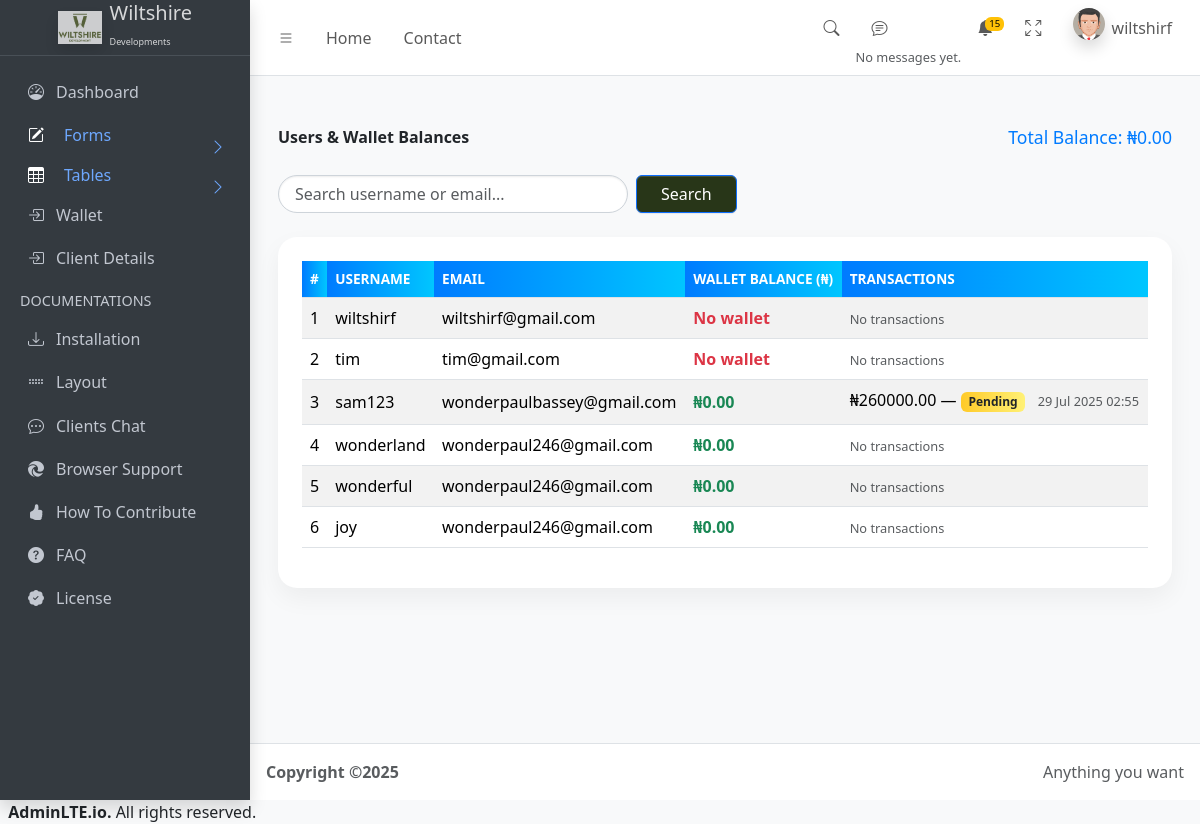
The page /Dashboard/wallet_history/ (signed in) on the database its author committed.
### myapp/models.py (models this page shows, shortened)
class Wallet(models.Model):
    user = models.OneToOneField(User, on_delete=models.CASCADE)
    balance = models.DecimalField(max_digits=12, decimal_places=2, default=0.00)
    updated_at = models.DateTimeField(auto_now=True)

class WalletTransaction(models.Model):
    user = models.ForeignKey(User, on_delete=models.CASCADE)
    amount = models.DecimalField(max_digits=10, decimal_places=2)
    reference = models.CharField(max_length=100, unique=True)
    verified = models.BooleanField(default=False)
    created_at = models.DateTimeField(auto_now_add=True)

### myapp/views.py (the view)
# urls.py: path('Dashboard/wallet_history/', views.wallet_history, name='wallet_history'),
@login_required
@user_passes_test(is_admin)
def wallet_history(request):
    user = request.user
    is_client_user = is_client(user)
    is_admin_user = is_admin(user)
    query = request.GET.get('q')
    users = User.objects.select_related('wallet').prefetch_related('wallettransaction_set')
    if query:
        users = users.filter(
            Q(username__icontains=query) | Q(email__icontains=query)
        )
    total_balance = Wallet.objects.aggregate(total=Sum('balance'))['total'] or 0
    context = {
        'users': users,
        'total_balance': total_balance,
        'is_admin':is_admin_user,
        'is_client':is_client_user
    }
    return render(request, 'Dashboard/wallet_history.html', context)

### myapp/context_processors.py (called while the page is built)
def user_info(request):
    if request.user.is_authenticated:
        return {
            'user_username': request.user.username,
        }
    return {}

### myapp/utils.py (called while the page is built)
def is_admin(user):
    return user.groups.filter(name='admin').exists()

def is_client(user):
    return user.groups.filter(name='client').exists()

### myapp/views.py (called while the page is built)
def is_admin(user):
    return user.is_staff or user.is_superuser

### myapp/templates/Dashboard/wallet_history.html (shortened to what this page needs)
{% load static %}
{% include 'Dashboard/header.html' %}
<main class="app-main py-5 px-3">
  <div class="container">
    <div class="d-flex justify-content-between align-items-center mb-4 flex-wrap">
      <h3 class="fw-bold mb-3 mb-md-0"> Users & Wallet Balances</h3>
      <div class="total-balance">Total Balance: ₦{{ total_balance|floatformat:2 }}</div>
    </div>
    <form method="get" class="mb-4 d-flex gap-2 flex-wrap">
      <input type="text" name="q" value="{{ request.GET.q }}" class="form-control search-input" placeholder="Search username or email...">
      <button type="submit" class="btn btn-primary px-4">Search</button>
    </form>
    <div class="wallet-card p-4">
      <div class="table-responsive">
        <table class="table wallet-table table-striped table-hover align-middle">
          <thead>
            <tr>
              <th>#</th>
              <th>Username</th>
              <th>Email</th>
              <th>Wallet Balance (₦)</th>
              <th>Transactions</th>
            </tr>
          </thead>
          <tbody>
            {% for user in users %}
              <tr>
                <td>{{ forloop.counter }}</td>
                <td>{{ user.username }}</td>
                <td>{{ user.email }}</td>
                <td>
                  {% if user.wallet %}
                    <span class="fw-semibold text-success">₦{{ user.wallet.balance|floatformat:2 }}</span>
                  {% else %}
                    <span class="text-danger fw-semibold">No wallet</span>
                  {% endif %}
                </td>
                <td>
                  {% if user.wallettransaction_set.all %}
                    <ul class="list-unstyled mb-0">
                      {% for tx in user.wallettransaction_set.all %}
                        <li class="mb-1">
                          ₦{{ tx.amount|floatformat:2 }} —
                          {% if tx.verified %}
                            <span class="badge badge-success">Verified</span>
                          {% else %}
                            <span class="badge badge-warning">Pending</span>
                          {% endif %}
                          <small class="text-muted ms-2">{{ tx.created_at|date:"d M Y H:i" }}</small>
                        </li>
                      {% endfor %}
                    </ul>
                  {% else %}
                    <span class="text-muted">No transactions</span>
                  {% endif %}
                </td>
              </tr>
            {% empty %}
              <tr>
                <td colspan="5" class="text-center text-muted">No users found.</td>
              </tr>
            {% endfor %}
          </tbody>
        </table>
      </div>
    </div>
  </div>
</main>
{% include 'Dashboard/footer.html' %}

### myapp/templates/Dashboard/header.html (shortened to what this page needs)
{% load static %}
{% load django_browser_reload %}
<!doctype html>
<html lang="en">
  <head>
    <link rel="stylesheet" href="https://cdnjs.cloudflare.com/ajax/libs/font-awesome/6.5.0/css/all.min.css" />
    <link
      rel="stylesheet"
      href="https://cdn.jsdelivr.net/npm/@fontsource/source-sans-3@5.0.12/index.css"
    />
    <script src="https://cdn.tailwindcss.com"></script>
    <link
      rel="stylesheet"
      href="https://cdn.jsdelivr.net/npm/overlayscrollbars@2.10.1/styles/overlayscrollbars.min.css"
    />
    <link
      rel="stylesheet"
      href="https://cdn.jsdelivr.net/npm/bootstrap-icons@1.11.3/font/bootstrap-icons.min.css"
    />
    <link rel="stylesheet" href="{% static 'dist/css/adminlte.css' %}" />
    <link
      rel="stylesheet"
      href="https://cdn.jsdelivr.net/npm/apexcharts@3.37.1/dist/apexcharts.css"
    />
    <link
      rel="stylesheet"
      href="https://cdn.jsdelivr.net/npm/jsvectormap@1.5.3/dist/css/jsvectormap.min.css"
    />
  </head>
  <body class="layout-fixed sidebar-expand-lg bg-body-tertiary">
    <div class="app-wrapper">
      <nav class="app-header navbar navbar-expand bg-body">
        <div class="container-fluid">
          <ul class="navbar-nav">
            <li class="nav-item">
              <a class="nav-link" data-lte-toggle="sidebar" href="#" role="button">
                <i class="bi bi-list"></i>
              </a>
            </li>
            <li class="nav-item d-none d-md-block"><a href="{%url 'myHome' %}" class="nav-link">Home</a></li>
            <li class="nav-item d-none d-md-block"><a href="#" class="nav-link">Contact</a></li>
          </ul>
          <ul class="navbar-nav ms-auto">
            <li class="nav-item">
              <a class="nav-link" data-widget="navbar-search" href="#" role="button">
                <i class="bi bi-search"></i>
              </a>
            </li>
            <li class="nav-item dropdown">
              <a class="nav-link" data-bs-toggle="dropdown" href="#">
                <i class="bi bi-chat-text"></i>
              </a>
              {% if allMessage %}
              <div class="dropdown-menu dropdown-menu-lg dropdown-menu-end">
                {% for messages in allMessage %}
                <a href="#" class="dropdown-item">
                  <div class="d-flex">
                    <div class="flex-shrink-0">
                      <img
                        src="{% static 'dist/assets/img/profile.png' %}"
                        alt="User Avatar"
                        class="img-size-50 rounded-circle me-3"
                      />
                    </div>
                    <div class="flex-grow-1">
                      <h3 class="dropdown-item-title">
                        {{ messages.sender.username }}
                        <span class="float-end fs-7 text-danger">
                          <i class="bi bi-star-fill"></i>
                        </span>
                      </h3>
                      <p class="fs-7">{{ messages.content|truncatechars:40 }}</p>
                      <p class="fs-7 text-secondary">
                        <i class="bi bi-clock-fill me-1"></i> {{ messages.timestamp|timesince }} ago
                      </p>
                    </div>
                  </div>
                </a>
                <div class="dropdown-divider"></div>
                {% endfor %}
                {% if is_client %}
                <a href="{% url 'client_chat' %}" class="dropdown-item dropdown-footer">See All Messages</a>
                {% elif is_admin %}
                <a href="{% url 'chat_dashboard' %}" class="dropdown-item dropdown-footer">See All Messages</a>
                {% endif %}
              </div>
              {% else %}
                <p class="dropdown-item text-center text-muted">No messages yet.</p>
              {% endif %}
            </li>
            <li class="nav-item dropdown">
              <a class="nav-link" data-bs-toggle="dropdown" href="#">
                <span class="navbar-badge badge text-bg-warning">15</span>
              </a>
            </li>
            <li class="nav-item">
              <a class="nav-link" href="#" data-lte-toggle="fullscreen">
                <i data-lte-icon="maximize" class="bi bi-arrows-fullscreen"></i>
              </a>
            </li>
            <li class="nav-item dropdown user-menu">
              <a href="#" class="nav-link dropdown-toggle flex" data-bs-toggle="dropdown">
                <img
                  src="{% static 'dist/assets/img/avatar5.png' %}"
                  class="user-image rounded-circle shadow"
                  alt="User Image"
                />
                {% if user.is_authenticated %}
                  <span class="d-none d-md-inline">
                    {{ user_username }}
                  </span>
                {% endif %}
              </a>
            </li>
          </ul>
        </div>
      </nav>
      <aside class="app-sidebar bg-body-secondary shadow" data-bs-theme="dark">
        <div class="sidebar-brand">
          <a href="#" class="brand-link">
            <img
              src="{% static 'img/Wiltshire-01.jpg' %}"
              alt=""
              class="brand-image opacity-75 shadow"
            />
            <span class="brand-text fw-light"><span>Wiltshire</span> <br> <sup style='font-size:9px' class='mt-1'>Developments</sup></span>
          </a>
        </div>
        <div class="sidebar-wrapper">
          <nav class="mt-2">
            <ul
              class="nav sidebar-menu flex-column"
              data-lte-toggle="treeview"
              role="menu"
              data-accordion="false"
            >
              <li class="nav-item">
                {% if is_referrer %}
                <a href="{% url 'Dashboard' %}" class="nav-link">
                  <i class="nav-icon bi bi-speedometer"></i>
                  <p>
                    My Wallet
                  </p>
                </a>
                {% else %}
                <a href="{% url 'Dashboard' %}" class="nav-link">
                  <i class="nav-icon bi bi-speedometer"></i>
                  <p>
                    Dashboard
                  </p>
                </a>
                {% endif %}
              </li>
              {% if is_admin %}
              <li class="nav-item">
                 <div class="flex">
                  <i class="nav-icon bi bi-pencil-square ml-4 text-white"></i>
                  <button class="nav-link w-full d-flex justify-content-between align-items-center" id="getOpen" onclick="TheFormOpen()">
                    <span>
                      Forms
                    </span>
                    <i class="nav-arrow bi bi-chevron-right"  style="float:right"></i>
                  </button>
                </div>
              </li>
              {% endif %}
              <li class="nav-item">
                 <div class="flex">
                  <i class="nav-icon bi bi-table ml-4 text-white"></i>
                  <button class="nav-link w-full d-flex justify-content-between align-items-center" id="getOpen" onclick="TheTableOpen()">
                    <span>
                      Tables
                    </span>
                    <i class="nav-arrow bi bi-chevron-right"  style="float:right"></i>
                  </button>
                </div>
              </li>
              {% if is_admin %}
              <li class="nav-item">
                <a href="{% url 'wallet_history' %}" class="nav-link {% if request.resolver_match.url_name == 'initiate_wallet_payment' %} active{% endif %}">
                  <i class="nav-icon bi bi-box-arrow-in-right"></i>
                  <p>
                    Wallet
                  </p>
                </a>
              </li>
              {% endif %}
              <li class="nav-item">
                {% if is_admin %}
                <a href="{% url 'clientProfile' %}" class="nav-link {% if request.resolver_match.url_name == 'clientProfile' %} active{% endif %}">
                  <i class="nav-icon bi bi-box-arrow-in-right"></i>
                  <p>
                    Client Details
                  </p>
                </a>
                {% endif %}
              </li>
              <li class="nav-header">DOCUMENTATIONS</li>
              <li class="nav-item">
                <a href="../docs/introduction.html" class="nav-link">
                  <i class="nav-icon bi bi-download"></i>
                  <p>Installation</p>
                </a>
              </li>
              <li class="nav-item">
                <a href="../docs/layout.html" class="nav-link">
                  <i class="nav-icon bi bi-grip-horizontal"></i>
                  <p>Layout</p>
                </a>
              </li>
              {% if is_admin %}
                  <li class="nav-item">
                    <a href="{% url 'chat_dashboard' %}" class="nav-link">
                      <i class="nav-icon bi bi-chat-dots"></i>
                      <p>Clients Chat</p>
                    </a>
                  </li>
                {% endif %}
              <li class="nav-item">
                <a href="../docs/browser-support.html" class="nav-link">
                  <i class="nav-icon bi bi-browser-edge"></i>
                  <p>Browser Support</p>
                </a>
              </li>
              <li class="nav-item">
                <a href="../docs/how-to-contribute.html" class="nav-link">
                  <i class="nav-icon bi bi-hand-thumbs-up-fill"></i>
                  <p>How To Contribute</p>
                </a>
              </li>
              <li class="nav-item">
                <a href="../docs/faq.html" class="nav-link">
                  <i class="nav-icon bi bi-question-circle-fill"></i>
                  <p>FAQ</p>
                </a>
              </li>
              <li class="nav-item">
                <a href="../docs/license.html" class="nav-link">
                  <i class="nav-icon bi bi-patch-check-fill"></i>
                  <p>License</p>
                </a>
              </li>
            </ul>
          </nav>
        </div>
      </aside>

### myapp/templates/Dashboard/header.html (style rules this page uses)
.btn-primary { background:rgb(40, 54, 24); }

### myapp/templates/Dashboard/wallet_history.html (style rules this page uses)
body { background: #f4f7fc; font-family: 'Segoe UI', sans-serif; }
.wallet-card { border-radius: 1.2rem; box-shadow: 0 10px 25px rgba(0, 0, 0, 0.05); background: white; overflow: hidden; }
.wallet-table th { background: linear-gradient(to right, #007bff, #00c6ff); color: #fff; text-transform: uppercase; font-size: 0.85rem; }
.wallet-table td { vertical-align: middle; }
.badge-warning { background: linear-gradient(to right, #ffca28, #fff176); color: #212529; font-size: 0.75rem; }
.text-muted { font-size: 0.8rem; }
.total-balance { font-size: 1.1rem; font-weight: 500; color: #007bff; }
.search-input { border-radius: 2rem; padding-left: 1rem; width: 100%; max-width: 350px; border: 1px solid #ced4da; }

### rows shown on the page
WalletTransaction: amount "260000.00", verified "Pending", created_at "29 Jul 2025 02:55"

### other values the page prints
{{ user_username }} "wiltshirf"
{{ total_balance|floatformat:2 }} "0.00"
{{ user.username }} "wiltshirf"
{{ user.email }} "wiltshirf@gmail.com"
{{ user.username }} "tim"
{{ user.email }} "tim@gmail.com"
{{ user.username }} "sam123"
{{ user.email }} "wonderpaulbassey@gmail.com"
{{ user.wallet.balance|floatformat:2 }} "0.00"
{{ user.username }} "wonderland"
{{ user.email }} "wonderpaul246@gmail.com"
{{ user.username }} "wonderful"
{{ user.username }} "joy"
